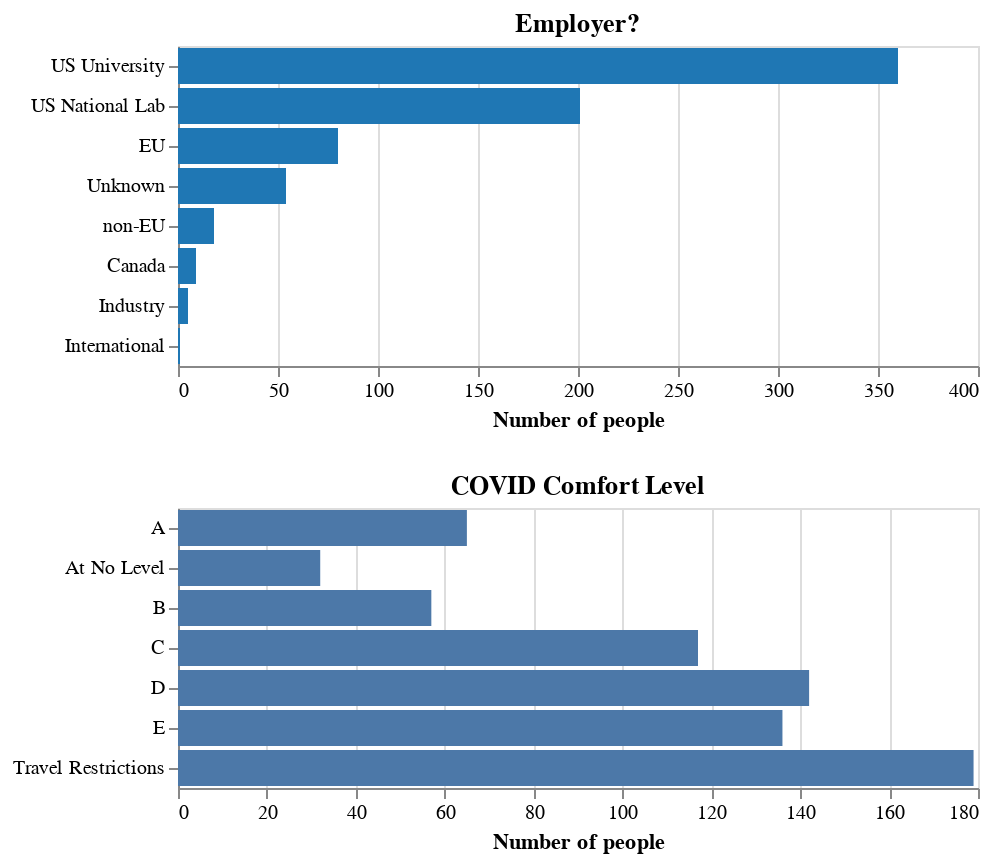

The cell this chart's notebook holds for it:
### Markdown cell above
We had not expected travel restrictions to be a stronger factor than the COVID level (the exact wording in the survey was "My institution's or country's travel restrictions related to COVID are the concern more than the case load")! To dig into that a little more, considering how often we've seen the DOE travel restrictions mentioned, we can split this out with an interactive plot by employer:

### Code cell
brush = alt.selection_single(encodings=['y'])

emp = (alt.Chart(data=survey, title="Employer?")
    .mark_bar()
    .encode(
        y=alt.Y(shorthand="employed_by:N", sort='-x', title=""),
        x=alt.X(shorthand="count()",title="Number of people"),
        tooltip=alt.Tooltip("count():N"),
        color=alt.condition(brush, default_color, alt.value('orange'))
    )
    .add_selection(brush)
)

covid = (alt.Chart(data=survey, title="COVID Comfort Level")
    .transform_joinaggregate(total='count(*)')
    .transform_calculate(pct='1 / datum.total')
    .mark_bar()
    .transform_filter(brush)
    .encode(
        y=alt.Y(shorthand="covid_comfort:N", title=""),
        x=alt.X(shorthand="count()",title="Number of people"),
        tooltip=alt.Tooltip("sum(pct):N", format=".0%"),
    )
)

emp & covid

### Figure 1 — Vega-Lite specification as saved in the notebook (floating-point values rounded to 4 significant figures; data arrays with more than 128 entries replaced by an {"elided": "..."} marker saying what was removed)
{"config": {"view": {"continuousWidth": 400, "continuousHeight": 300}}, "vconcat": [{"mark": "bar", "encoding": {"color": {"condition": {"value": "#1f77b4", "selection": "selector001"}, "value": "orange"}, "tooltip": {"aggregate": "count", "type": "nominal"}, "x": {"aggregate": "count", "title": "Number of people", "type": "quantitative"}, "y": {"field": "employed_by", "sort": "-x", "title": "", "type": "nominal"}}, "selection": {"selector001": {"type": "single", "encodings": ["y"]}}, "title": "Employer?"}, {"mark": "bar", "encoding": {"tooltip": {"aggregate": "sum", "field": "pct", "format": ".0%", "type": "nominal"}, "x": {"aggregate": "count", "title": "Number of people", "type": "quantitative"}, "y": {"field": "covid_comfort", "title": "", "type": "nominal"}}, "title": "COVID Comfort Level", "transform": [{"joinaggregate": [{"op": "count", "field": "*", "as": "total"}]}, {"calculate": "1 / datum.total", "as": "pct"}, {"filter": {"selection": "selector001"}}]}], "data": {"name": "data-ac9e26ac13768d481eb3977902d96960"}, "$schema": "https://vega.github.io/schema/vega-lite/v4.17.0.json", "datasets": {"data-ac9e26ac13768d481eb3977902d96960": {"elided": "728 records"}}}
